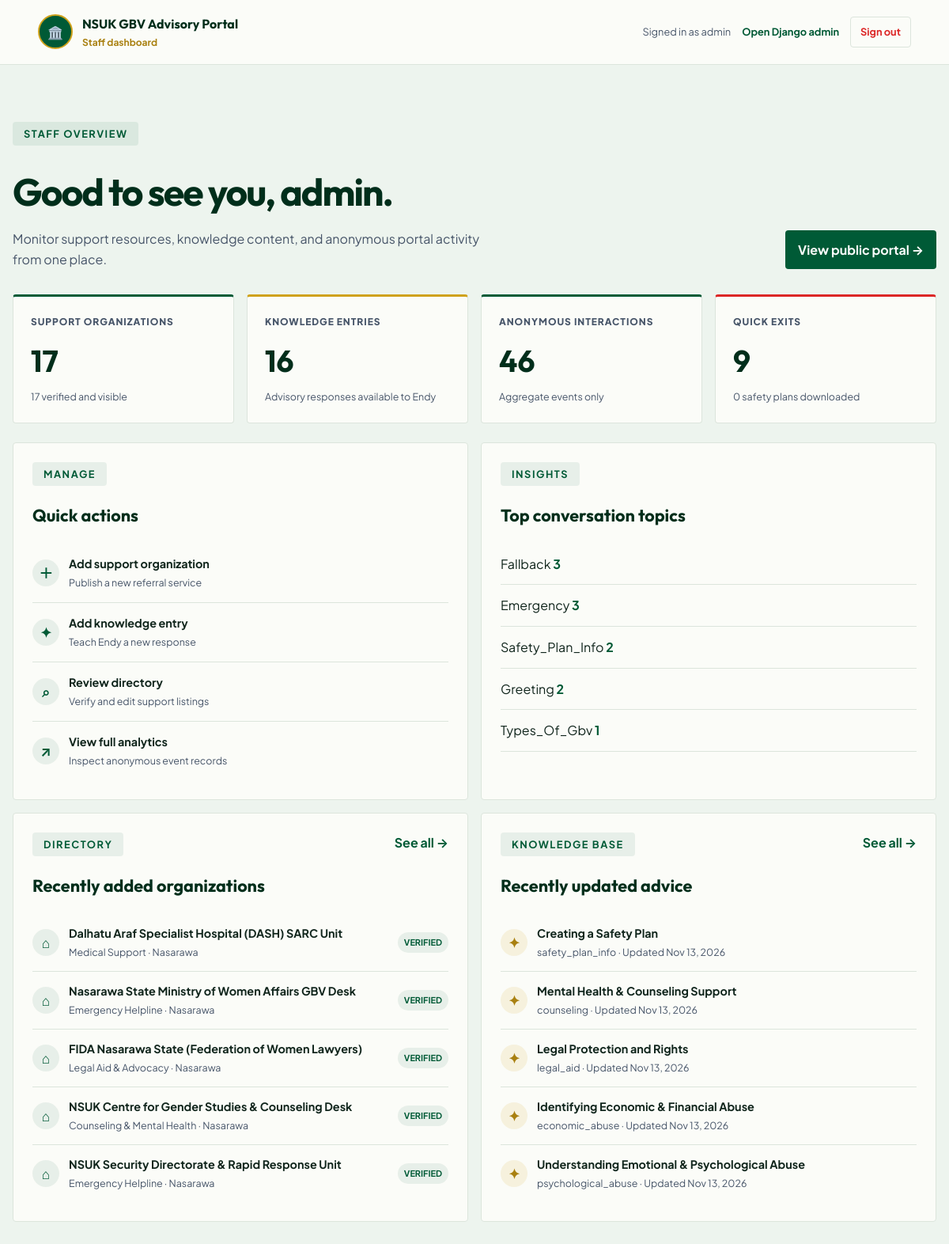
The page /dashboard/ (signed in) on the database its author committed.
### advisor/models.py (models this page shows, shortened)
class SupportOrganization(models.Model):
    CATEGORY_CHOICES = [
        ('helpline', 'Emergency Helpline'),
        ('counseling', 'Counseling & Mental Health'),
        ('medical', 'Medical Support'),
        ('shelter', 'Safe House & Shelter'),
        ('legal', 'Legal Aid & Advocacy'),
    ]
    NIGERIAN_STATES = [
        ('Abia', 'Abia'), ('Adamawa', 'Adamawa'), ('Akwa Ibom', 'Akwa Ibom'), ('Anambra', 'Anambra'),
        ('Bauchi', 'Bauchi'), ('Bayelsa', 'Bayelsa'), ('Benue', 'Benue'), ('Borno', 'Borno'),
        ('Cross River', 'Cross River'), ('Delta', 'Delta'), ('Ebonyi', 'Ebonyi'), ('Edo', 'Edo'),
        ('Ekiti', 'Ekiti'), ('Enugu', 'Enugu'), ('Gombe', 'Gombe'), ('Imo', 'Imo'),
        ('Jigawa', 'Jigawa'), ('Kaduna', 'Kaduna'), ('Kano', 'Kano'), ('Katsina', 'Katsina'),
        ('Kebbi', 'Kebbi'), ('Kogi', 'Kogi'), ('Kwara', 'Kwara'), ('Lagos', 'Lagos'),
        ('Nasarawa', 'Nasarawa'), ('Niger', 'Niger'), ('Ogun', 'Ogun'), ('Ondo', 'Ondo'),
        ('Osun', 'Osun'), ('Oyo', 'Oyo'), ('Plateau', 'Plateau'), ('Rivers', 'Rivers'),
        ('Sokoto', 'Sokoto'), ('Taraba', 'Taraba'), ('Yobe', 'Yobe'), ('Zamfara', 'Zamfara'),
        ('FCT', 'Federal Capital Territory (Abuja)'),
    ]
    name = models.CharField(max_length=200, help_text="Name of the supporting organization")
    category = models.CharField(max_length=20, choices=CATEGORY_CHOICES, help_text="Primary support category")
    state = models.CharField(max_length=50, choices=NIGERIAN_STATES, help_text="State in Nigeria where they operate")
    phone_number = models.CharField(max_length=100, help_text="Primary helpline phone number")
    alt_phone_number = models.CharField(max_length=100, blank=True, null=True, help_text="Alternative phone number")
    email = models.EmailField(blank=True, null=True, help_text="Contact email address")
    address = models.TextField(help_text="Physical location details")
    website = models.URLField(blank=True, null=True, help_text="Official website URL")
    description = models.TextField(help_text="Services offered and other relevant details")
    is_verified = models.BooleanField(default=True, help_text="Verified status of the organization")
    created_at = models.DateTimeField(auto_now_add=True)
    updated_at = models.DateTimeField(auto_now=True)
    class Meta:
        ordering = ['name']
        verbose_name = "Support Organization"
        verbose_name_plural = "Support Organizations"

class ChatBotResponse(models.Model):
    ACTION_CHOICES = [
        ('none', 'No specific action'),
        ('safety_plan', 'Prompt Safety Planner creation'),
        ('directory_search', 'Prompt support directory search'),
    ]
    intent = models.CharField(max_length=50, unique=True, help_text="Intent slug (e.g. 'greeting', 'physical_abuse')")
    title = models.CharField(max_length=150, help_text="Descriptive title of the advice category")
    keywords = models.TextField(help_text="Comma-separated trigger keywords and phrases")
    response_text = models.TextField(help_text="The empathetic advisory message returned to the user")
    suggested_action = models.CharField(max_length=20, choices=ACTION_CHOICES, default='none', help_text="Suggested next action step for the user")
    created_at = models.DateTimeField(auto_now_add=True)
    updated_at = models.DateTimeField(auto_now=True)
    class Meta:
        ordering = ['intent']
        verbose_name = "Chatbot Advisory Response"
        verbose_name_plural = "Chatbot Advisory Responses"

### advisor/views.py (the view)
# urls.py: path('dashboard/', views.dashboard, name='dashboard'),
@staff_member_required(login_url='/admin/login/')
def dashboard(request):
    action_counts = {
        item['action_taken']: item['count']
        for item in AnonymousStats.objects.filter(
            action_taken__isnull=False
        ).exclude(action_taken='').values('action_taken').annotate(
            count=Count('action_taken')
        )
    }
    top_intents = (
        AnonymousStats.objects.filter(detected_intent__isnull=False)
        .exclude(detected_intent='')
        .values('detected_intent')
        .annotate(count=Count('detected_intent'))
        .order_by('-count')[:5]
    )
    context = {
        'organization_count': SupportOrganization.objects.count(),
        'verified_organization_count': SupportOrganization.objects.filter(
            is_verified=True
        ).count(),
        'knowledge_count': ChatBotResponse.objects.count(),
        'interaction_count': AnonymousStats.objects.count(),
        'quick_exit_count': action_counts.get('quick_exit', 0),
        'safety_plan_count': action_counts.get('downloaded_safety_plan', 0),
        'top_intents': top_intents,
        'recent_organizations': SupportOrganization.objects.order_by(
            '-created_at'
        )[:5],
        'recent_knowledge': ChatBotResponse.objects.order_by('-updated_at')[:5],
    }
    return render(request, 'advisor/dashboard.html', context)

### advisor/templates/advisor/dashboard.html (shortened to what this page needs)
{% load static %}
<!DOCTYPE html>
<html lang="en">
<head>
    <link rel="stylesheet" href="{% static 'advisor/css/style.css' %}">
</head>
<body class="staff-dashboard">
    <header class="dashboard-header">
        <a href="{% url 'advisor:home' %}" class="dashboard-brand">
            <span class="dashboard-crest">🏛️</span>
            <span>
                <strong>NSUK GBV Advisory Portal</strong>
                <small>Staff dashboard</small>
            </span>
        </a>
        <div class="dashboard-header-actions">
            <span class="dashboard-user">Signed in as {{ request.user.get_username }}</span>
            <a href="/admin/" class="dashboard-admin-link">Open Django admin</a>
            <form method="post" action="{% url 'admin:logout' %}">
                <button type="submit" class="dashboard-logout">Sign out</button>
            </form>
        </div>
    </header>
    <main class="dashboard-main">
        <div class="dashboard-intro">
            <div>
                <span class="section-tag">STAFF OVERVIEW</span>
                <h1>Good to see you, {{ request.user.first_name|default:request.user.get_username }}.</h1>
                <p>Monitor support resources, knowledge content, and anonymous portal activity from one place.</p>
            </div>
            <a href="{% url 'advisor:home' %}" class="dashboard-view-site">View public portal →</a>
        </div>
        <section class="dashboard-metrics" aria-label="Portal summary">
            <article class="dashboard-metric">
                <span class="dashboard-metric-label">Support organizations</span>
                <strong>{{ organization_count }}</strong>
                <small>{{ verified_organization_count }} verified and visible</small>
            </article>
            <article class="dashboard-metric dashboard-metric-gold">
                <span class="dashboard-metric-label">Knowledge entries</span>
                <strong>{{ knowledge_count }}</strong>
                <small>Advisory responses available to Endy</small>
            </article>
            <article class="dashboard-metric">
                <span class="dashboard-metric-label">Anonymous interactions</span>
                <strong>{{ interaction_count }}</strong>
                <small>Aggregate events only</small>
            </article>
            <article class="dashboard-metric dashboard-metric-alert">
                <span class="dashboard-metric-label">Quick exits</span>
                <strong>{{ quick_exit_count }}</strong>
                <small>{{ safety_plan_count }} safety plans downloaded</small>
            </article>
        </section>
        <section class="dashboard-grid">
            <article class="dashboard-panel dashboard-quick-actions">
                <div class="dashboard-panel-heading">
                    <div>
                        <span class="section-tag">MANAGE</span>
                        <h2>Quick actions</h2>
                    </div>
                </div>
                <div class="dashboard-actions-list">
                    <a href="/admin/advisor/supportorganization/add/" class="dashboard-action">
                        <span>＋</span>
                        <span><strong>Add support organization</strong><small>Publish a new referral service</small></span>
                    </a>
                    <a href="/admin/advisor/chatbotresponse/add/" class="dashboard-action">
                        <span>✦</span>
                        <span><strong>Add knowledge entry</strong><small>Teach Endy a new response</small></span>
                    </a>
                    <a href="/admin/advisor/supportorganization/" class="dashboard-action">
                        <span>⌕</span>
                        <span><strong>Review directory</strong><small>Verify and edit support listings</small></span>
                    </a>
                    <a href="/admin/advisor/anonymousstats/" class="dashboard-action">
                        <span>↗</span>
                        <span><strong>View full analytics</strong><small>Inspect anonymous event records</small></span>
                    </a>
                </div>
            </article>
            <article class="dashboard-panel">
                <div class="dashboard-panel-heading">
                    <div>
                        <span class="section-tag">INSIGHTS</span>
                        <h2>Top conversation topics</h2>
                    </div>
                </div>
                {% if top_intents %}
                    <div class="dashboard-topic-list">
                        {% for item in top_intents %}
                            <div class="dashboard-topic">
                                <span>{{ item.detected_intent|title }}</span>
                                <strong>{{ item.count }}</strong>
                            </div>
                        {% endfor %}
                    </div>
                {% else %}
                    <p class="dashboard-empty">No conversation topics have been recorded yet.</p>
                {% endif %}
            </article>
        </section>
        <section class="dashboard-grid">
            <article class="dashboard-panel">
                <div class="dashboard-panel-heading">
                    <div>
                        <span class="section-tag">DIRECTORY</span>
                        <h2>Recently added organizations</h2>
                    </div>
                    <a href="/admin/advisor/supportorganization/" class="dashboard-panel-link">See all →</a>
                </div>
                {% if recent_organizations %}
                    <div class="dashboard-record-list">
                        {% for organization in recent_organizations %}
                            <div class="dashboard-record">
                                <span class="dashboard-record-icon">⌂</span>
                                <span><strong>{{ organization.name }}</strong><small>{{ organization.get_category_display }} · {{ organization.get_state_display }}</small></span>
                                {% if organization.is_verified %}<b class="dashboard-status">Verified</b>{% else %}<b class="dashboard-status dashboard-status-muted">Review</b>{% endif %}
                            </div>
                        {% endfor %}
                    </div>
                {% else %}
                    <p class="dashboard-empty">No organizations have been added yet.</p>
                {% endif %}
            </article>
            <article class="dashboard-panel">
                <div class="dashboard-panel-heading">
                    <div>
                        <span class="section-tag">KNOWLEDGE BASE</span>
                        <h2>Recently updated advice</h2>
                    </div>
                    <a href="/admin/advisor/chatbotresponse/" class="dashboard-panel-link">See all →</a>
                </div>
                {% if recent_knowledge %}
                    <div class="dashboard-record-list">
                        {% for entry in recent_knowledge %}
                            <div class="dashboard-record">
                                <span class="dashboard-record-icon dashboard-record-icon-gold">✦</span>
                                <span><strong>{{ entry.title }}</strong><small>{{ entry.intent }} · Updated {{ entry.updated_at|date:"M j, Y" }}</small></span>
                            </div>
                        {% endfor %}
                    </div>
                {% else %}
                    <p class="dashboard-empty">No knowledge entries have been added yet.</p>
                {% endif %}
            </article>
        </section>
    </main>
</body>
</html>

### rows shown on the page
SupportOrganization: name "Dalhatu Araf Specialist Hospital (DASH) SARC Unit", category "Medical Support", state "Nasarawa", is_verified "VERIFIED"
SupportOrganization: name "Nasarawa State Ministry of Women Affairs GBV Desk", category "Emergency Helpline", state "Nasarawa", is_verified "VERIFIED"
SupportOrganization: name "FIDA Nasarawa State (Federation of Women Lawyers)", category "Legal Aid & Advocacy", state "Nasarawa", is_verified "VERIFIED"
SupportOrganization: name "NSUK Centre for Gender Studies & Counseling Desk", category "Counseling & Mental Health", state "Nasarawa", is_verified "VERIFIED"
SupportOrganization: name "NSUK Security Directorate & Rapid Response Unit", category "Emergency Helpline", state "Nasarawa", is_verified "VERIFIED"
ChatBotResponse: title "Creating a Safety Plan", intent "safety_plan_info", updated_at "Nov 13, 2026"
ChatBotResponse: title "Mental Health & Counseling Support", intent "counseling", updated_at "Nov 13, 2026"
ChatBotResponse: title "Legal Protection and Rights", intent "legal_aid", updated_at "Nov 13, 2026"
ChatBotResponse: title "Identifying Economic & Financial Abuse", intent "economic_abuse", updated_at "Nov 13, 2026"
ChatBotResponse: title "Understanding Emotional & Psychological Abuse", intent "psychological_abuse", updated_at "Nov 13, 2026"

### other values the page prints
{{ request.user.get_username }} "admin"
{{ request.user.first_name|default:request.user.get_username }} "admin"
{{ organization_count }} "17"
{{ verified_organization_count }} "17"
{{ knowledge_count }} "16"
{{ interaction_count }} "46"
{{ quick_exit_count }} "9"
{{ safety_plan_count }} "0"
{{ item.detected_intent|title }} "Fallback" "Emergency" "Safety_Plan_Info" "Greeting" "Types_Of_Gbv"
{{ item.count }} "3" "3" "2" "2" "1"
